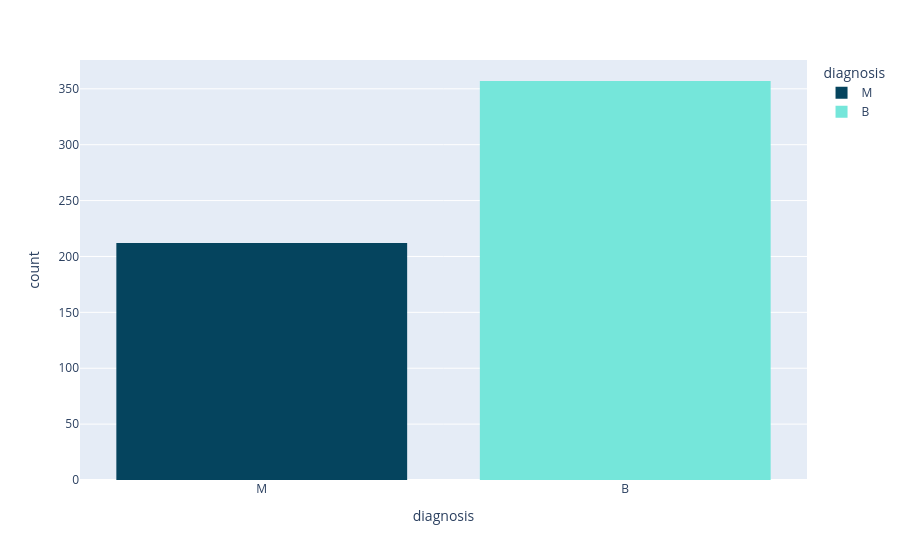

Notebook code for this chart:
### Code cell
px.histogram(data_frame = df, x='diagnosis', color = 'diagnosis', color_discrete_sequence=['#05445E','#75E6DA'])

### Figure 1 — Plotly figure (JSON) as saved in the notebook; plotly's stock layout.template omitted (floating-point values rounded to 4 significant figures; data arrays with more than 128 entries replaced by an {"elided": "..."} marker saying what was removed)
{"data": [{"bingroup": "x", "hovertemplate": "diagnosis=%{x}<br>count=%{y}<extra></extra>", "legendgroup": "M", "marker": {"color": "#05445E", "pattern": {"shape": ""}}, "name": "M", "orientation": "v", "showlegend": true, "type": "histogram", "x": {"elided": "212 str values"}, "xaxis": "x", "yaxis": "y"}, {"bingroup": "x", "hovertemplate": "diagnosis=%{x}<br>count=%{y}<extra></extra>", "legendgroup": "B", "marker": {"color": "#75E6DA", "pattern": {"shape": ""}}, "name": "B", "orientation": "v", "showlegend": true, "type": "histogram", "x": {"elided": "357 str values"}, "xaxis": "x", "yaxis": "y"}], "layout": {"barmode": "relative", "legend": {"title": {"text": "diagnosis"}, "tracegroupgap": 0}, "margin": {"t": 60}, "xaxis": {"anchor": "y", "categoryarray": ["M", "B"], "categoryorder": "array", "domain": [0, 1], "title": {"text": "diagnosis"}}, "yaxis": {"anchor": "x", "domain": [0, 1], "title": {"text": "count"}}}}
